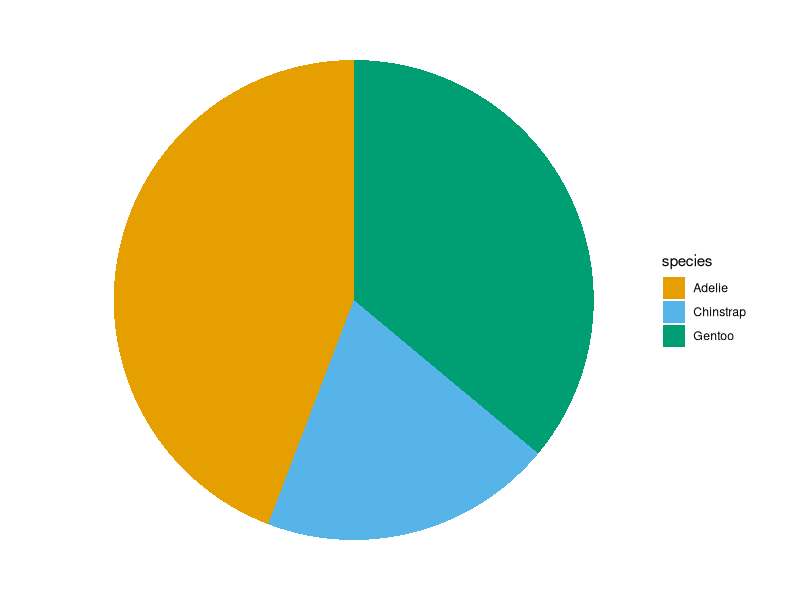
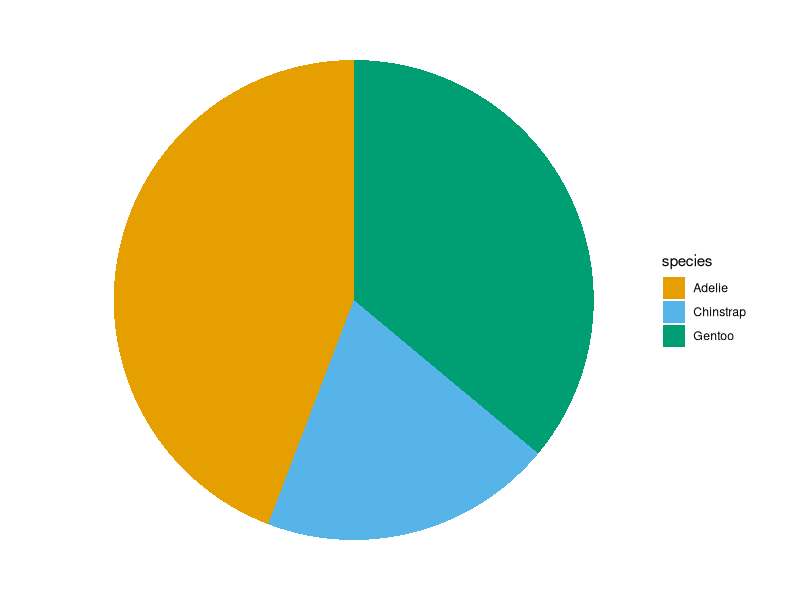

Source code (R) for these figures, in order:

            library(ggplot2)
            library(palmerpenguins)
            built_answer <- tryCatch(
                {
                    set.seed(42)
                    ggplot(penguins, aes(x = "", fill = species)) + geom_bar() + coord_polar(theta = "y") + scale_fill_manual(values = c(Adelie = "#E69F00", Chinstrap = "#56B4E9", Gentoo = "#009E73")) + theme_void()
                    suppressWarnings(
                        if (!file.exists("/sandbox/figures/species_count_pie_coord_polar_scale_fill_manual_answer.png")) {
                            ggsave(
                                width = 3,
                                height = 3,
                                "/sandbox/figures/species_count_pie_coord_polar_scale_fill_manual_answer.png"
                            )
                        }
                    )
                    suppressWarnings(
                        ggplot_build(last_plot())
                    )
                },
                error = function(e) {
                    'ERROR'
                }
            )
            built_submission <- tryCatch(
                {
                    set.seed(42)
                    library(palmerpenguins)
library(ggplot2)

ggplot(penguins, aes(x = "", fill = species)) +
  geom_bar() +
  coord_polar(theta = "y") +
  scale_fill_manual(values = c("Adelie" = "#E69F00", "Chinstrap" = "#56B4E9", "Gentoo" = "#009E73")) +
  theme_void()
                    suppressWarnings(
                        ggsave(
                            width = 3,
                            height = 3,
                            "figures/species_count_pie_coord_polar_scale_fill_manual_submission_qwen3.5.png"
                        )
                    )
                    suppressWarnings(
                        ggplot_build(last_plot())
                    )
                },
                error = function(e) {
                    'ERROR'
                }
            )
            cat(isTRUE(all.equal(built_answer, built_submission)))
        
